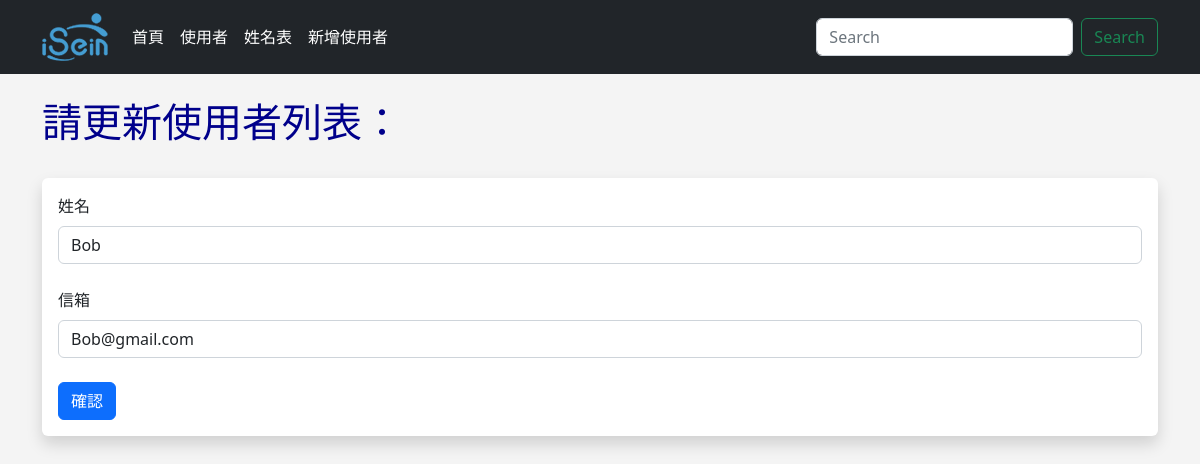
The page /update/1 on the database as committed earlier.
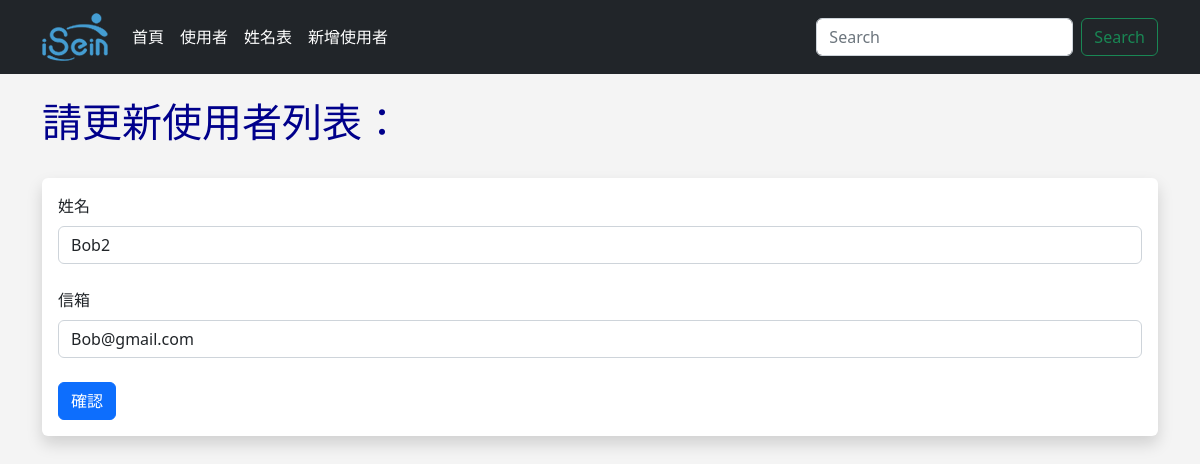
The same page on the database as committed later.
### app.py (models this page shows, shortened)
class Users(db.Model):
    id = db.Column(db.Integer, primary_key=True)
    name = db.Column(db.String(200), nullable=False)
    email = db.Column(db.String(200), nullable=False, unique=True)
    date_added = db.Column(db.DateTime, default=datetime.utcnow)

### app.py (the view)
@app.route('/update/<int:id>', methods=['GET', 'POST'])
def update(id):
    form=UserForm()
    name_to_update=Users.query.get_or_404(id)
    if request.method == 'POST':
        name_to_update.name=request.form['name']
        name_to_update.email=request.form['email']
        try:
            db.session.commit()
            flash('使用者已成功更新')
            return render_template('update.html',
                form=form,
                name_to_update=name_to_update
                )
        except:
            flash("看來有些問題，請再試試！")
            return render_template("update.html",
                form=form,
                name_to_update=name_to_update
                )
    else:
        return render_template("update.html",
            form=form,
            name_to_update=name_to_update)

### app.py
class UserForm(FlaskForm):
    name = StringField("姓名", validators=[DataRequired()])
    email = StringField("信箱", validators=[DataRequired()])
    submit = SubmitField("確認")

### templates/update.html (shortened to what this page needs)
{% extends 'base.html' %}
{% block content %}
    {% if name %}
        <h1>使用者更新</h1>
        <br/><br/><br/>
        <table class="table table-hover table-bordered table-striped">
            {% for our_user in our_users %}
                <tr>
                    <td>{{ our_user.id }}. {{ our_user.name }} - {{ our_user.email }}</td>
                </tr>
            {% endfor %}
        </table>
    {% else %}
        <h1>請更新使用者列表：</h1>
        <br/>
        <div class="shadow p-3 mb-5 bg-body rounded">
            <form action="/update/{{ name_to_update.id }}" method="POST">
                {{ form.name.label(class="form-label") }}
                {{ form.name(class="form-control", value=name_to_update.name) }}
                <br/>
                {{ form.email.label(class="form-label") }}
                {{ form.email(class="form-control", value=name_to_update.email) }}
                <br/>
                {{ form.submit(class="btn btn-primary") }}
            </form>
        </div>
    <br/><br/><br/>
    {% endif %}
{% endblock %}

Rows that differ between the two databases and show on the page:
changed Users "Bob@gmail.com": name "Bob" → "Bob2"
